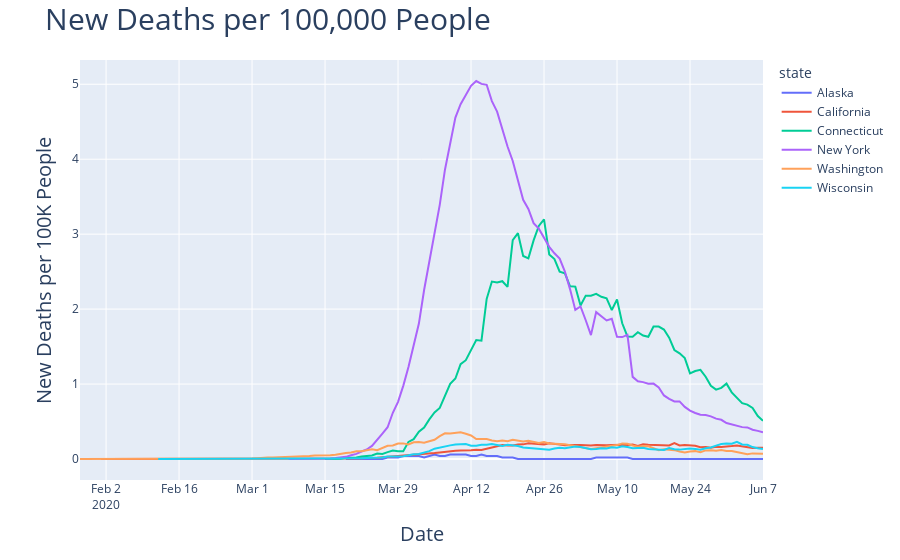

Notebook code cell kept with this figure:
### Code cell
fig = px.line(df_state_subset, x="date", y="new_deaths_p_100k_avg", color='state')
fig.update_layout(
    yaxis_title_text = 'New Deaths per 100K People',
    yaxis_title_font_size = 20,
    xaxis_title_text = 'Date',
    xaxis_title_font_size = 20,
    title_text = 'New Deaths per 100,000 People',
    title_font_size = 30,
)
fig.show()
